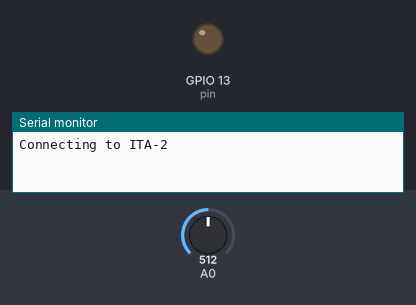
The sketch below on a simulated ESP8266 (NodeMCU). Shown: output pins drawn as LEDs (lit = HIGH), the last lines printed to the serial monitor. Inputs (shaded band) come from the test bench; at power-on: A0 = 512. WiFi joins after 1.5 s; servers stay silent unless stated.

Above: at 0.1 s.
At 3.7 s:
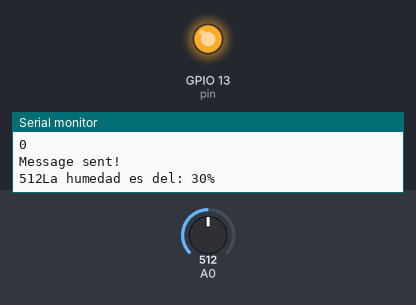
Timing chart, 0 to 7.1 s (numbered marks = the images above):
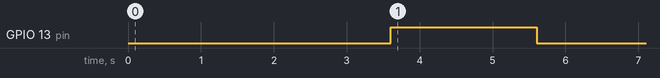

The sketch:

sistemaRiego.ino
```cpp
#include "Arduino.h"
#include <EMailSender.h>
#include <ESP8266WiFi.h>
const int pin = 13;


#define SECOND 1000L
#define MINUTE (60*SECOND)
#define HOUR (60*MINUTE)


const char* ssid = "ITA-2";
const char* password = "01-17-AZ-!";

uint8_t connection_state = 0;
uint16_t reconnect_interval = 10000;

EMailSender emailSend("c0x08266@gmail.com", "");

uint8_t WiFiConnect(const char* nSSID = nullptr, const char* nPassword = nullptr)
{
    static uint16_t attempt = 0;
    Serial.print("Connecting to ");
    if(nSSID) {
        WiFi.begin(nSSID, nPassword);
        Serial.println(nSSID);
    }

    uint8_t i = 0;
    while(WiFi.status()!= WL_CONNECTED && i++ < 50)
    {
        delay(200);
        Serial.print(".");
    }
    ++attempt;
    Serial.println("");
    if(i == 51) {
        Serial.print("Connection: TIMEOUT on attempt: ");
        Serial.println(attempt);
        if(attempt % 2 == 0)
            Serial.println("Check if access point available or SSID and Password\r\n");
        return false;
    }
    Serial.println("Connection: ESTABLISHED");
    Serial.print("Got IP address: ");
    Serial.println(WiFi.localIP());
    return true;
}

void Awaits()
{
    uint32_t ts = millis();
    while(!connection_state)
    {
        delay(50);
        if(millis() > (ts + reconnect_interval) && !connection_state){
            connection_state = WiFiConnect();
            ts = millis();
        }
    }
}

void setup()
{
    Serial.begin(115200);
    pinMode(pin, OUTPUT);  //definir pin como salida
    int lectura = analogRead(A0);
    //int lecturaPorcentajeCorreo = map(lectura, 1023, 0, 0, 100);
    int lecturaPorcentajeCorreo = map(lectura, 700, 100, 0, 100);
    String myString = String(lecturaPorcentajeCorreo);

    connection_state = WiFiConnect(ssid, password);
    if(!connection_state)  // if not connected to WIFI
        Awaits();          // constantly trying to connect

    EMailSender::EMailMessage message;
    message.subject = "Albahaca : " + myString + "% humedad";
    message.message = "La humedad de la tierra de la Albahaca es : " + myString + ", se regará su albahaca.";

    EMailSender::Response resp = emailSend.send("ceballosaviles@gmail.com", message);

    Serial.println("Sending status: ");
    Serial.println(resp.status);
    Serial.println(resp.code);
    Serial.println(resp.desc);
}

void loop() {
  delay(1000);
  int lectura = analogRead(A0);
  Serial.print(lectura);
  int lecturaPorcentaje = map(lectura, 700, 100, 0, 100);

  if (lecturaPorcentaje <=60){
    Serial.print("La humedad es del: ");
    Serial.print(lecturaPorcentaje);
    Serial.println("%");
    digitalWrite(pin, HIGH);
    delay(2000);
    digitalWrite(pin, LOW);
    //delay(5000);
    setup();
    delay (3*HOUR);
  }
  else{
    digitalWrite(pin, LOW);
    Serial.print("La humedad es del: ");
    Serial.print(lecturaPorcentaje);
    Serial.println("%");
  }
}
```

Measured:
- by itself, GPIO 13 (pin): LOW → HIGH at 3.6 s, → LOW 2.0 s later
